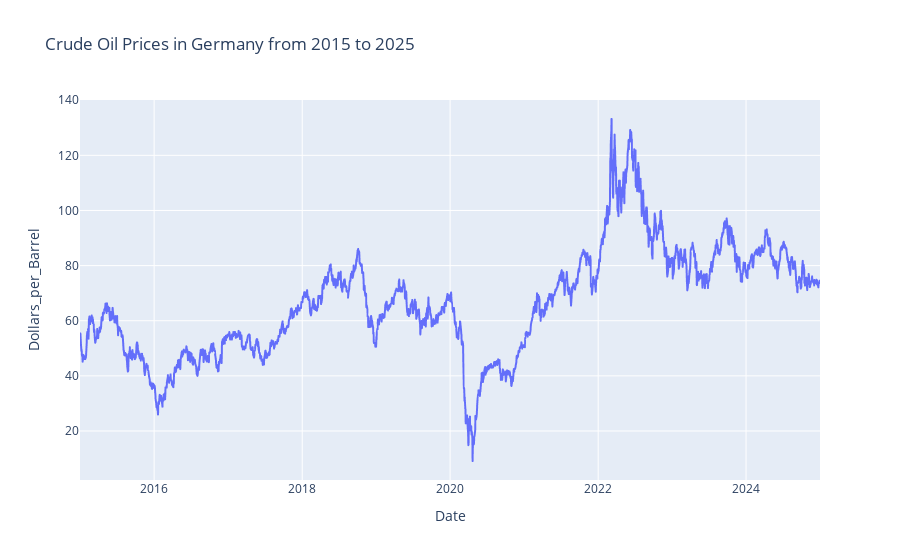

Notebook cell for this chart:
### Code cell
fig = px.line(crude_oil_prices.reset_index(), x='Date', y='Dollars_per_Barrel', title='Crude Oil Prices in Germany from 2015 to 2025')
fig.show()

### Figure 1 — Plotly figure (JSON) as saved in the notebook; plotly's stock layout.template omitted (floating-point values rounded to 4 significant figures; data arrays with more than 128 entries replaced by an {"elided": "..."} marker saying what was removed)
{"data": [{"hovertemplate": "Date=%{x}<br>Dollars_per_Barrel=%{y}<extra></extra>", "legendgroup": "", "line": {"color": "#636efa", "dash": "solid"}, "marker": {"symbol": "circle"}, "mode": "lines", "name": "", "showlegend": false, "type": "scattergl", "x": {"elided": "2610 str values"}, "xaxis": "x", "y": {"elided": "2610 float values"}, "yaxis": "y"}], "layout": {"legend": {"tracegroupgap": 0}, "title": {"text": "Crude Oil Prices in Germany from 2015 to 2025"}, "xaxis": {"anchor": "y", "domain": [0, 1], "title": {"text": "Date"}}, "yaxis": {"anchor": "x", "domain": [0, 1], "title": {"text": "Dollars_per_Barrel"}}}}
